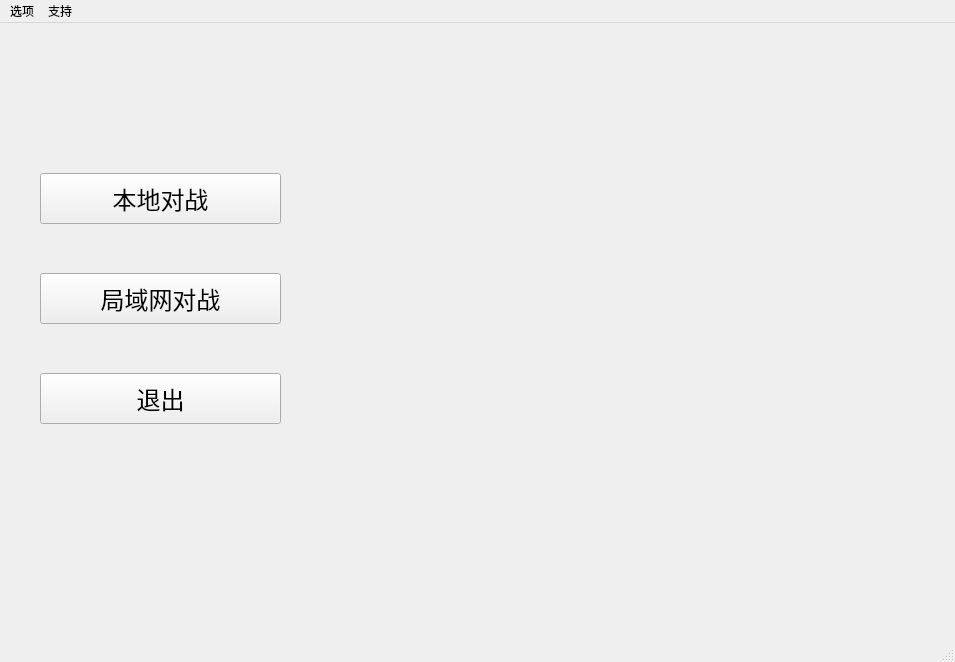
<?xml version="1.0" encoding="UTF-8"?>
<ui version="4.0">
 <class>MainWindow</class>
 <widget class="QMainWindow" name="MainWindow">
  <property name="geometry">
   <rect>
    <x>0</x>
    <y>0</y>
    <width>955</width>
    <height>662</height>
   </rect>
  </property>
  <property name="windowTitle">
   <string>MainWindow</string>
  </property>
  <widget class="QWidget" name="centralwidget">
   <widget class="QPushButton" name="startBtn">
    <property name="geometry">
     <rect>
      <x>40</x>
      <y>150</y>
      <width>241</width>
      <height>51</height>
     </rect>
    </property>
    <property name="font">
     <font>
      <pointsize>18</pointsize>
     </font>
    </property>
    <property name="text">
     <string>本地对战</string>
    </property>
   </widget>
   <widget class="QPushButton" name="exitBtn">
    <property name="geometry">
     <rect>
      <x>40</x>
      <y>350</y>
      <width>241</width>
      <height>51</height>
     </rect>
    </property>
    <property name="font">
     <font>
      <pointsize>18</pointsize>
     </font>
    </property>
    <property name="text">
     <string>退出</string>
    </property>
   </widget>
   <widget class="QPushButton" name="stratBtn_web">
    <property name="geometry">
     <rect>
      <x>40</x>
      <y>250</y>
      <width>241</width>
      <height>51</height>
     </rect>
    </property>
    <property name="font">
     <font>
      <pointsize>18</pointsize>
     </font>
    </property>
    <property name="text">
     <string>局域网对战</string>
    </property>
   </widget>
  </widget>
  <widget class="QMenuBar" name="menubar">
   <property name="geometry">
    <rect>
     <x>0</x>
     <y>0</y>
     <width>955</width>
     <height>22</height>
    </rect>
   </property>
   <widget class="QMenu" name="menu">
    <property name="title">
     <string>选项</string>
    </property>
    <widget class="QMenu" name="menuNew">
     <property name="title">
      <string>新的对局</string>
     </property>
     <addaction name="actionloCAL"/>
     <addaction name="actiononline"/>
    </widget>
    <addaction name="separator"/>
    <addaction name="menuNew"/>
    <addaction name="actionOpen"/>
    <addaction name="actionExit"/>
   </widget>
   <widget class="QMenu" name="menu_2">
    <property name="title">
     <string>支持</string>
    </property>
    <addaction name="actionabout"/>
    <addaction name="actionsupport"/>
   </widget>
   <addaction name="menu"/>
   <addaction name="menu_2"/>
  </widget>
  <widget class="QStatusBar" name="statusbar"/>
  <action name="actionRestart">
   <property name="text">
    <string>Restart</string>
   </property>
  </action>
  <action name="actionExit">
   <property name="text">
    <string>退出游戏</string>
   </property>
  </action>
  <action name="actionOpen">
   <property name="text">
    <string>读取存档</string>
   </property>
  </action>
  <action name="actionabout">
   <property name="text">
    <string>学生信息</string>
   </property>
  </action>
  <action name="actionsupport">
   <property name="text">
    <string>联系作者</string>
   </property>
  </action>
  <action name="actionloCAL">
   <property name="text">
    <string>本地对战</string>
   </property>
  </action>
  <action name="actiononline">
   <property name="text">
    <string>网络对战</string>
   </property>
  </action>
 </widget>
 <resources/>
 <connections/>
</ui>
